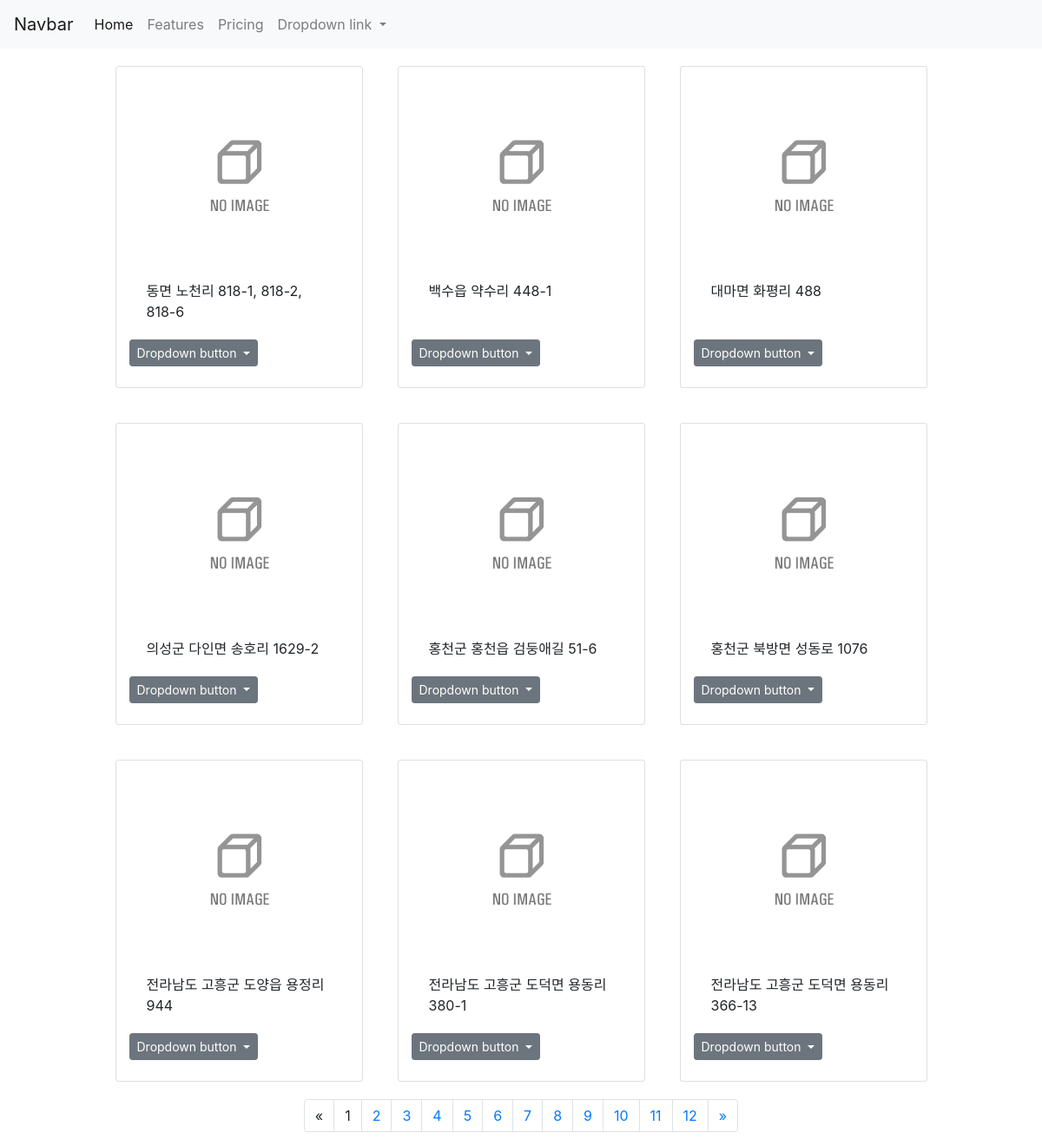
The app's page /posts/list/ with its own data.
### posts/models.py (models this page shows)
class Village(models.Model):
    SIDO_NM = models.CharField(max_length=15, blank=True)
    SIGUN_NM = models.CharField(max_length=10, blank=True)
    ADDR = models.CharField(max_length=100, blank=True)
    LOT_AREA = models.CharField(max_length=100, blank=True)
    BUILDING_AREA = models.CharField(max_length=100, blank=True)
    OWNER_NM = models.CharField(max_length=10, blank=True)
    OWNER_CONTACT = models.CharField(max_length=100, blank=True)
    BIGO = models.CharField(max_length=100, blank=True)
    FILE_PATH1 = models.CharField(max_length=100, blank=True)
    FILE_PATH2 = models.CharField(max_length=100, blank=True)
    FILE_PATH3 = models.CharField(max_length=100, blank=True)
    REG_DT = models.CharField(max_length=20, blank=True)
    DEAL_TYPE = models.CharField(max_length=50, blank=True)
    RETURN_PEOPLE = models.IntegerField(default='0')

### posts/views.py (the view)
# urls.py: path('list/', views.list, name="list"),
def list(request):
    emptyhouses = Village.objects.all()
    paginator = Paginator(emptyhouses, 9)
    page = request.GET.get('page',1)
    contacts = paginator.get_page(page)
    try:
        emptyhouse = paginator.page(page)
    except PageNotAnInteger:
        emptyhouse = paginator.page(1)
    except EmptyPage:
        emptyhouse = paginator.page(paginator.num_pages)
    return render(request, 'posts/list.html',{"emptyhouses":emptyhouses, "emptyhouse":emptyhouse})

### posts/templates/posts/list.html (shortened to what this page needs)
{% extends 'posts/base.html' %}
{% load static %}
{% block bb %}
<div class="container">
  <div class="row justify-content-center">
    {% for empty in emptyhouse%}
    <div class="card col-3" style="width: 18rem; margin:20px">
      <br>
      {% if empty.FILE_PATH2 %}
      <img src="{{empty.FILE_PATH1}}" class="card-img-top" alt="..." data-toggle="modal" data-target="#asd-{{empty.id}}">
      {% else %}
      <img src="{% static 'img/no.gif' %}" class="card-img-top" alt="..." data-toggle="modal" data-target="#asd-{{empty.id}}">
      {% endif %}
      <div class="card-body">
        <p class="card-text">{{empty.ADDR}}</p>
      </div>
      <div class="dropdown">
        <button class="btn btn-secondary btn-sm dropdown-toggle" type="button" id="dropdownMenuButton" data-toggle="dropdown" aria-haspopup="true" aria-expanded="false">
          Dropdown button
        </button>
      </div>
      <br>
    </div>
    {% endfor %}
  </div>
</div>
<div class="container">
  <div class="row justify-content-center">
    <nav aria-label="Page navigation">
    {% if emptyhouse.has_other_pages %}
      <ul class="pagination">
        {% if emptyhouse.has_previous %}
        <li class="page-item">
          <a class="page-link" href="?page={{ emptyhouse.previous_page_number }}">&laquo;</a>
        </li>
        {% else %}
        <li class="page-item">
          <a class="page-link"> <span>&laquo;</span> </a>
        </li>
        {% endif %}
        {% for i in emptyhouse.paginator.page_range %}
          {% if emptyhouse.number == i %}
            <li class="page-item">
              <a class="page-link"> <span>{{ i }} <span class="sr-only">(current)</span></span> </a>
            </li>
          {% else %}
            <li class="page-item">
              <a class="page-link" href="?page={{ i }}">{{ i }}</a>
            </li>
          {% endif %}
        {% endfor %}
        {% if emptyhouse.has_next %}
          <li class="page-item">
            <a class="page-link" href="?page={{ emptyhouse.next_page_number }}">&raquo;</a>
          </li>
        {% else %}
          <li class="page-item">
            <a class="page-link"> <span>&raquo;</span> </a>
          </li>
        {% endif %}
      </ul>
    {% endif %}
    </nav>
  </div>
</div>
{% endblock %}

### posts/templates/posts/base.html (shortened to what this page needs)
<!DOCTYPE html>
<html lang="en">
<head>
    <link rel="stylesheet" href="https://stackpath.bootstrapcdn.com/bootstrap/4.3.1/css/bootstrap.min.css">
</head>
<body>
    <nav class="navbar navbar-expand-lg navbar-light bg-light">
      <a class="navbar-brand" href="#">Navbar</a>
      <div class="collapse navbar-collapse" id="navbarNavDropdown">
        <ul class="navbar-nav">
          <li class="nav-item active">
            <a class="nav-link" href="#">Home <span class="sr-only">(current)</span></a>
          </li>
          <li class="nav-item">
            <a class="nav-link" href="#">Features</a>
          </li>
          <li class="nav-item">
            <a class="nav-link" href="#">Pricing</a>
          </li>
          <li class="nav-item dropdown">
            <a class="nav-link dropdown-toggle" href="#" id="navbarDropdownMenuLink" role="button" data-toggle="dropdown" aria-haspopup="true" aria-expanded="false">
              Dropdown link
            </a>
          </li>
        </ul>
      </div>
    </nav>
    {% block bb %}
    {% endblock %}
</body>
</html>

### records on screen
Village: ADDR "동면 노천리 818-1, 818-2, 818-6"
Village: ADDR "백수읍 약수리 448-1"
Village: ADDR "대마면 화평리 488"
Village: ADDR "의성군 다인면 송호리 1629-2"
Village: ADDR "홍천군 홍천읍 검둥애길 51-6"
Village: ADDR "홍천군 북방면 성동로 1076"
Village: ADDR "전라남도 고흥군 도양읍 용정리 944"
Village: ADDR "전라남도 고흥군 도덕면 용동리 380-1"
Village: ADDR "전라남도 고흥군 도덕면 용동리 366-13"

### other values on screen
{{ i }} "1"
{{ i }} "2" "3" "4" "5" "6" "7" "8" "9" "10" "11" "12"
